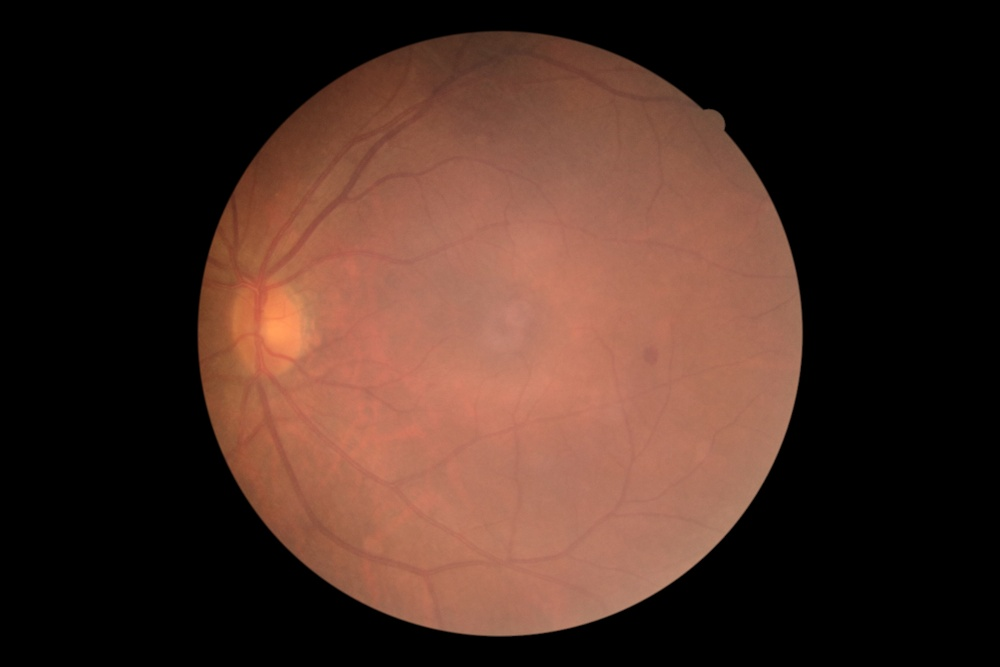
#> input picture datasets/ddr/test/images/007-2450-100.jpg, 1000 x 667 px, shrunk from 2736 x 1824 before the run
$ python -i util.py   (imports and definitions only)
#> lines starting #> are read from the running program, lines starting #| are printed output that depends on the picture
#> further down, picture is the input picture: shape (667, 1000, 3); mean B, G, R 35.5, 45.1, 71.9
import albumentations as A
import cv2
import numpy as np

from util_keypoints import transform_keypoints, remap_labels

# [1 line not run here, left out]

# [114 lines left out: functions save, read, parse_cordinates, parse_labels, albumentations_crop, sanitize_pixels and 2 more, not called in this run]

def clahe(img):
    lab = cv2.cvtColor(img, cv2.COLOR_BGR2LAB)
#> lab: shape (667, 1000, 3); mean of channels 0, 1, 2 55.4, 137.7, 137.9
    l, a, b = cv2.split(lab)
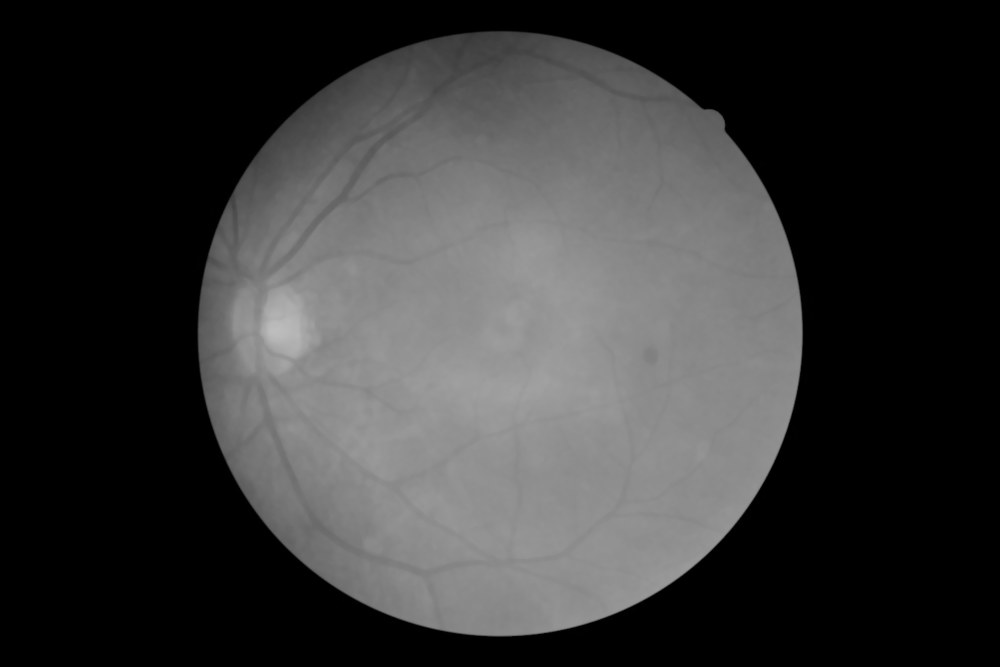
#> l: shape (667, 1000); min 0, max 189, mean 55.4
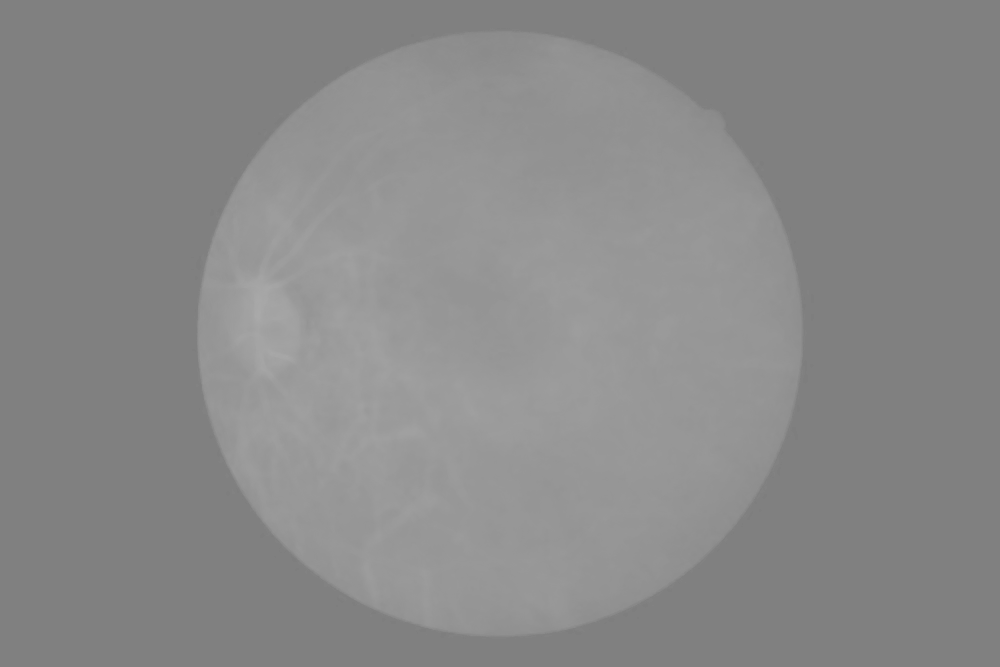
#> a: shape (667, 1000); min 126, max 169, mean 137.7
    image_clahe = cv2.createCLAHE(clipLimit=6, tileGridSize=(8, 8))
    cl = image_clahe.apply(l)
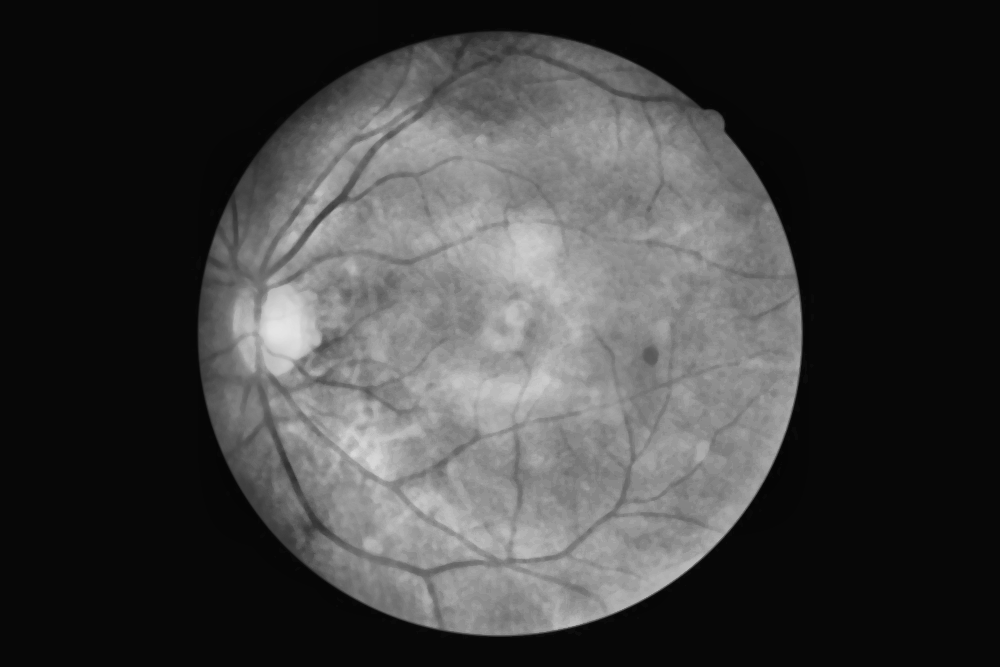
#> cl: shape (667, 1000); min 5, max 230, mean 62.7
    limg = cv2.merge((cl, a, b))
#> limg: shape (667, 1000, 3); mean of channels 0, 1, 2 62.7, 137.7, 137.9
    return cv2.cvtColor(limg, cv2.COLOR_LAB2BGR)
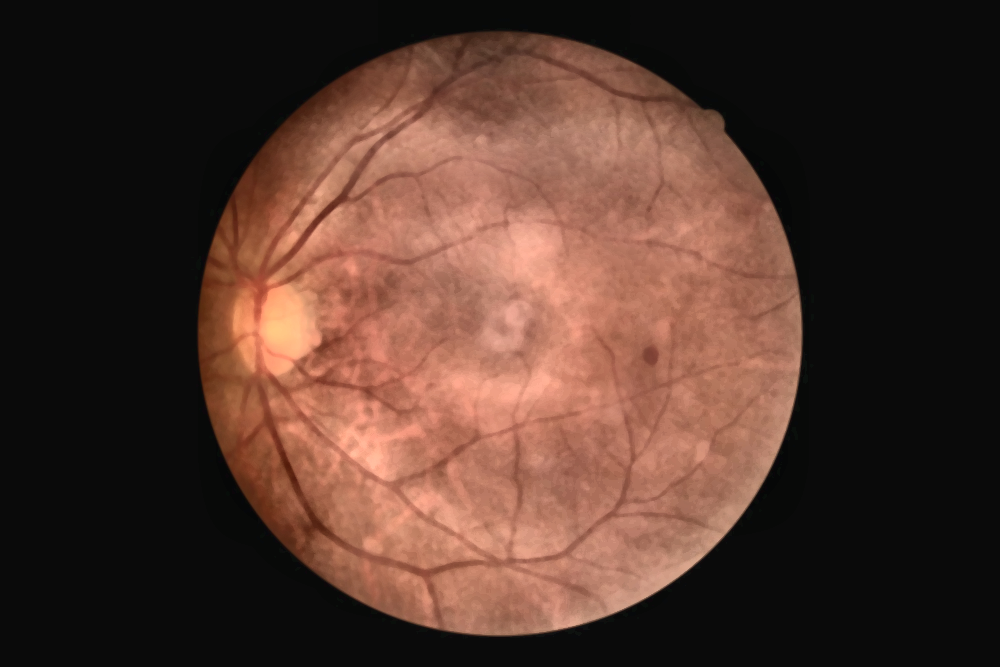
#> returned value: shape (667, 1000, 3); mean B, G, R 44.4, 54.2, 81.1

def apply_pre_process(image):
    image_median_filter = cv2.medianBlur(src=image, ksize=5)
    image_clahe = clahe(image_median_filter)
    image_bilateral_filter = cv2.bilateralFilter(src=image_clahe, d=9, sigmaColor=75, sigmaSpace=75)
    return image_bilateral_filter

>>> import cv2
>>> picture = cv2.imread('../../datasets/ddr/test/images/007-2450-100.jpg')
>>> result = apply_pre_process(picture)

$ run again, on datasets/ddr/test/images/007-2481-100.jpg
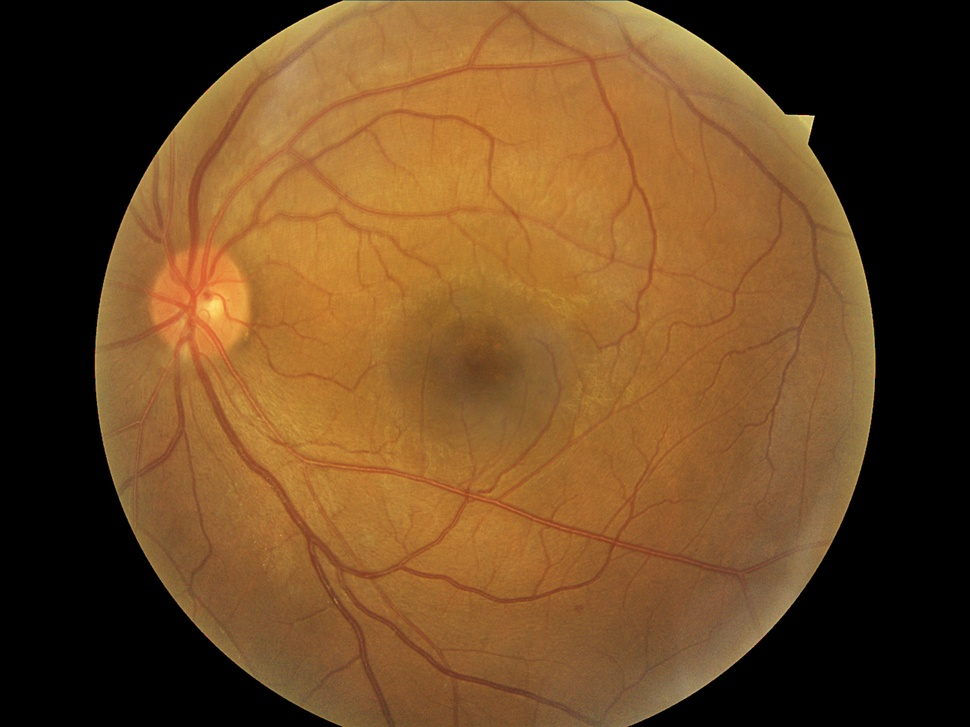
#> input picture datasets/ddr/test/images/007-2481-100.jpg, 970 x 727 px, shrunk from 2592 x 1944 before the run
#> picture is the input picture: shape (727, 970, 3); mean B, G, R 35.9, 72.5, 107.6
#> lab: shape (727, 970, 3); mean of channels 0, 1, 2 85.7, 138.3, 153.5
#> in clahe, `cl = image_clahe.apply(l)`:
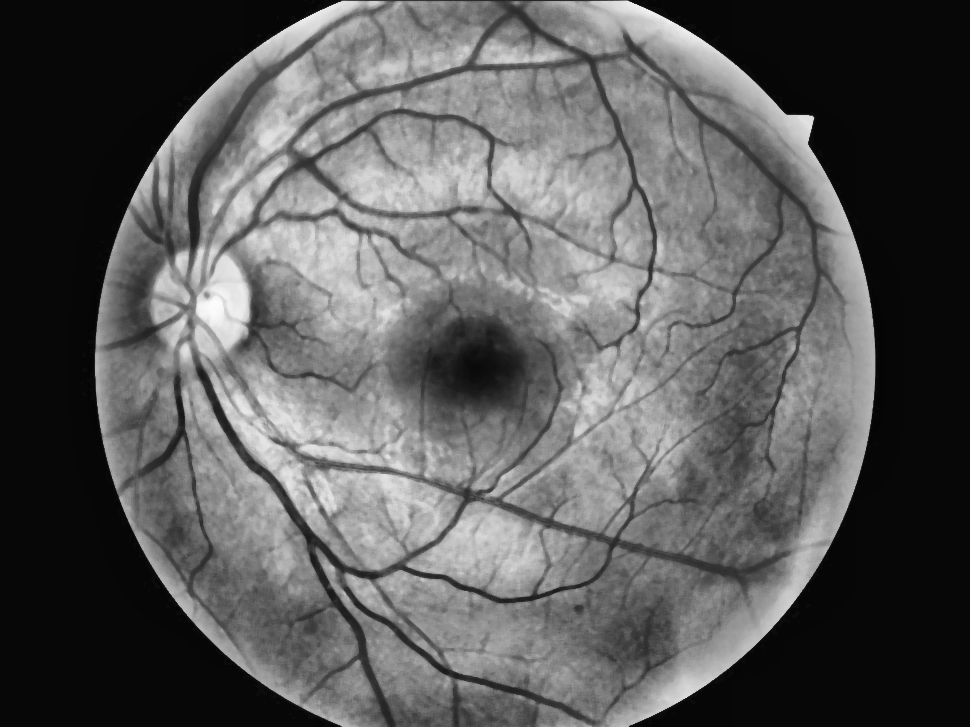
#> cl: shape (727, 970); min 4, max 252, mean 90.6
#> limg: shape (727, 970, 3); mean of channels 0, 1, 2 90.6, 138.3, 153.5
#> in clahe, `return cv2.cvtColor(limg, cv2.COLOR_LAB2BGR)`:
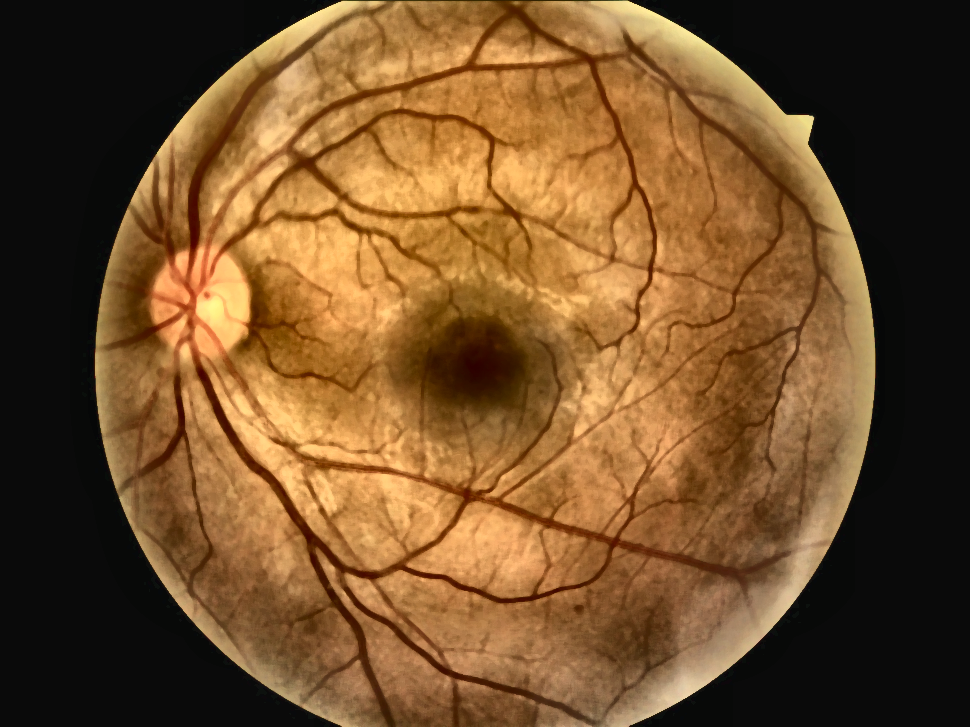
#> returned value: shape (727, 970, 3); mean B, G, R 42.3, 79.1, 114

$ run again, on datasets/ddr/test/images/007-3727-200.jpg
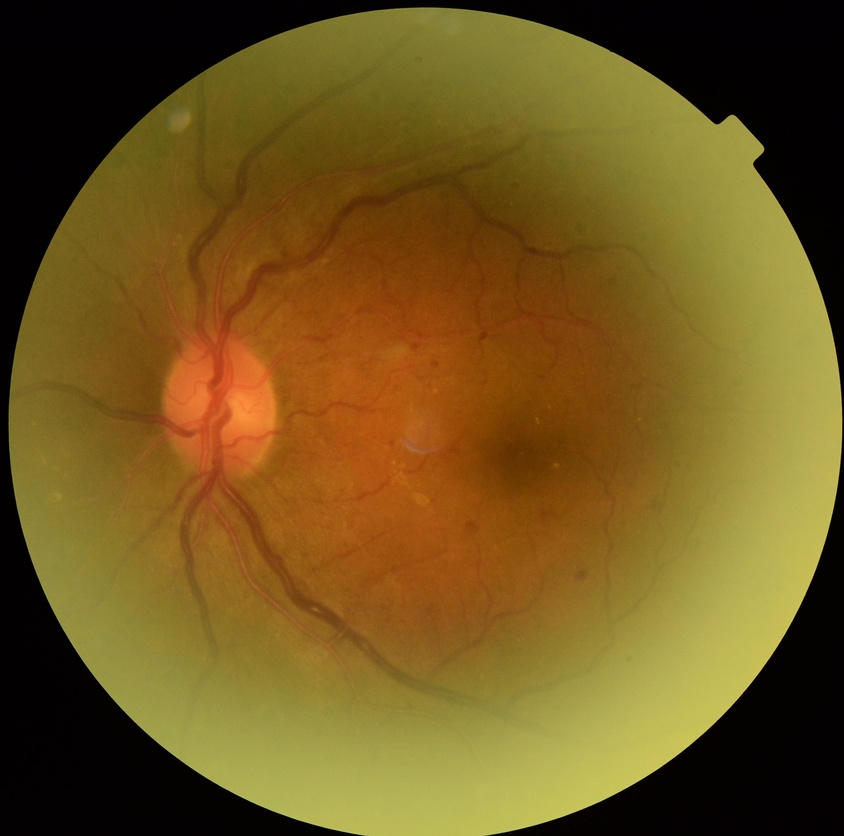
#> input picture datasets/ddr/test/images/007-3727-200.jpg, 844 x 836 px, shrunk from 2960 x 2935 before the run
#> picture is the input picture: shape (836, 844, 3); mean B, G, R 30.4, 86.6, 112.1
#> lab: shape (836, 844, 3); mean of channels 0, 1, 2 97.1, 132.4, 161.8
#> in clahe, `cl = image_clahe.apply(l)`:
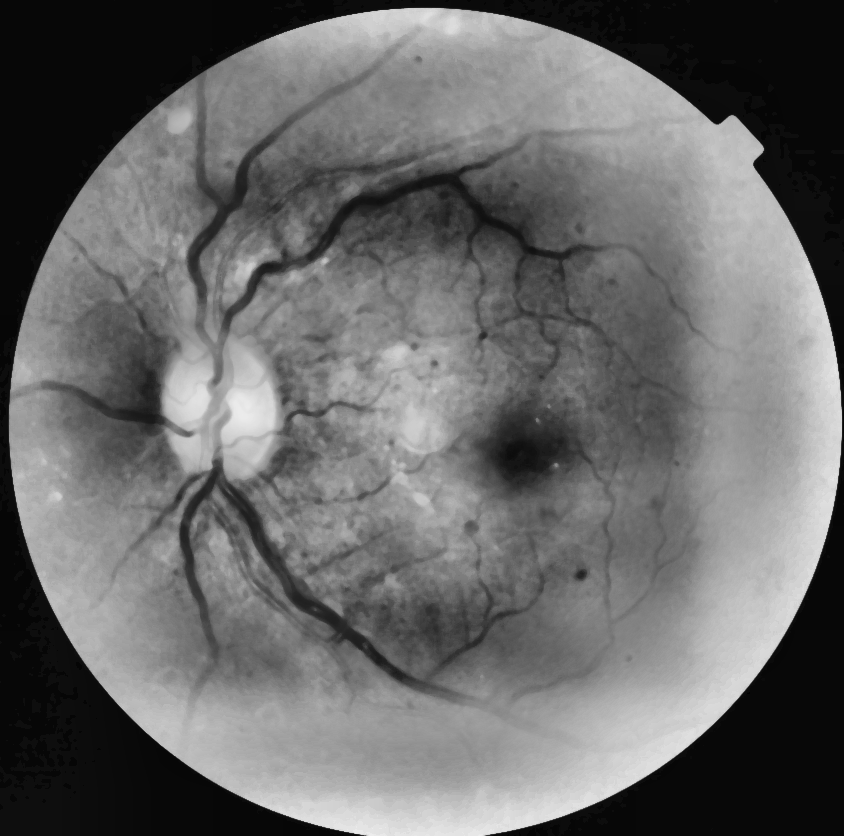
#> cl: shape (836, 844); min 0, max 238, mean 105.1
#> limg: shape (836, 844, 3); mean of channels 0, 1, 2 105.1, 132.4, 161.8
#> in clahe, `return cv2.cvtColor(limg, cv2.COLOR_LAB2BGR)`:
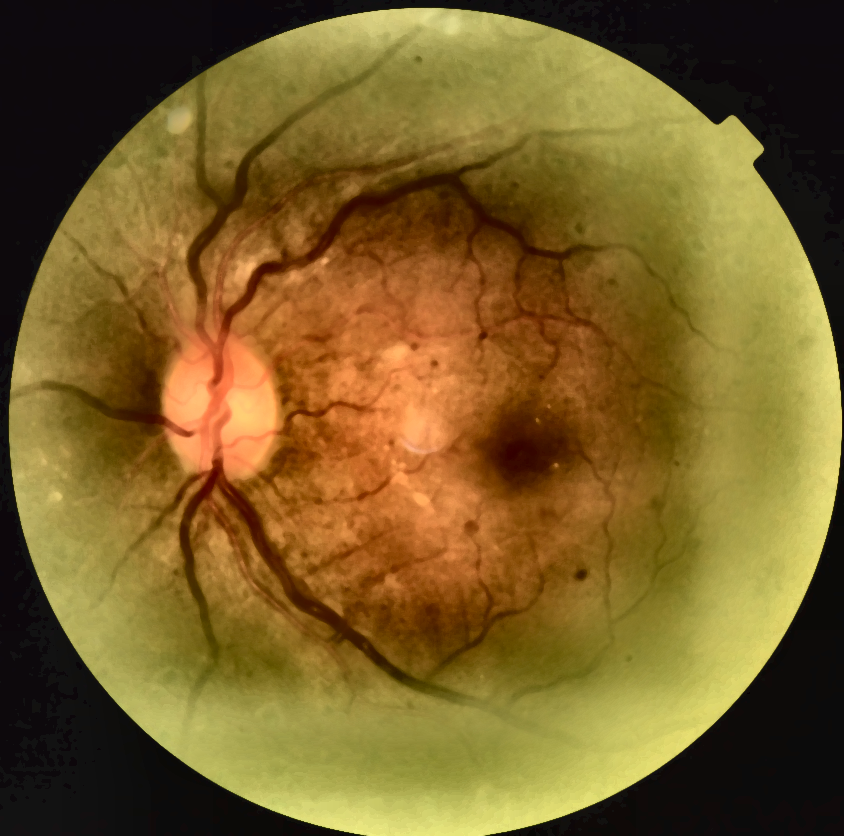
#> returned value: shape (836, 844, 3); mean B, G, R 40.1, 95.6, 121.5

$ run again, on datasets/ddr/test/images/007-3748-200.jpg
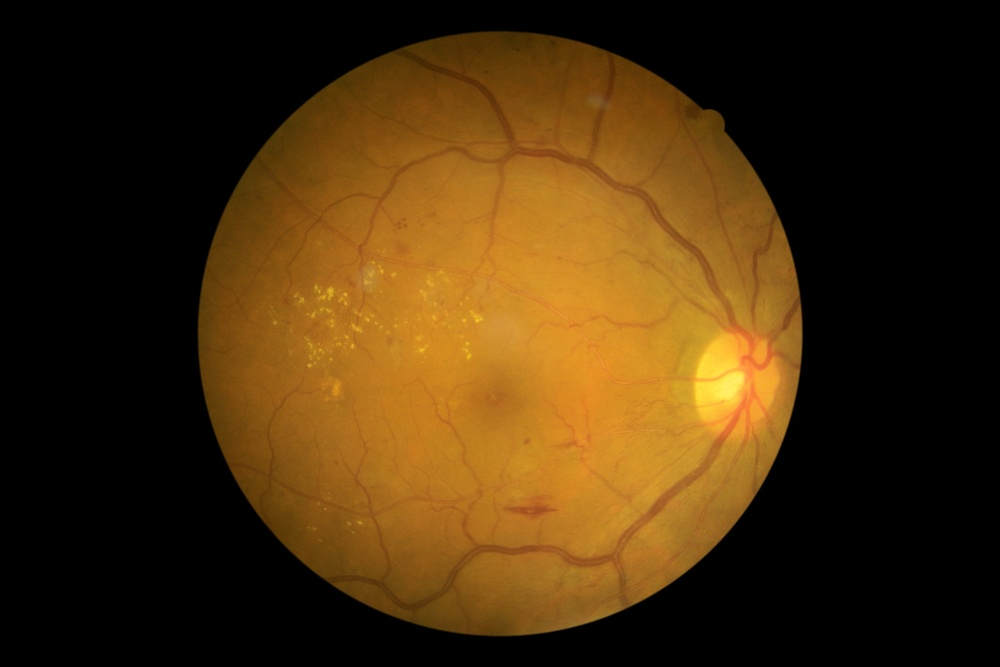
#> input picture datasets/ddr/test/images/007-3748-200.jpg, 1000 x 667 px, shrunk from 2736 x 1824 before the run
#> picture is the input picture: shape (667, 1000, 3); mean B, G, R 12.2, 45.7, 70.4
#> lab: shape (667, 1000, 3); mean of channels 0, 1, 2 54.4, 135.1, 149.2
#> in clahe, `l, a, b = cv2.split(lab)`:
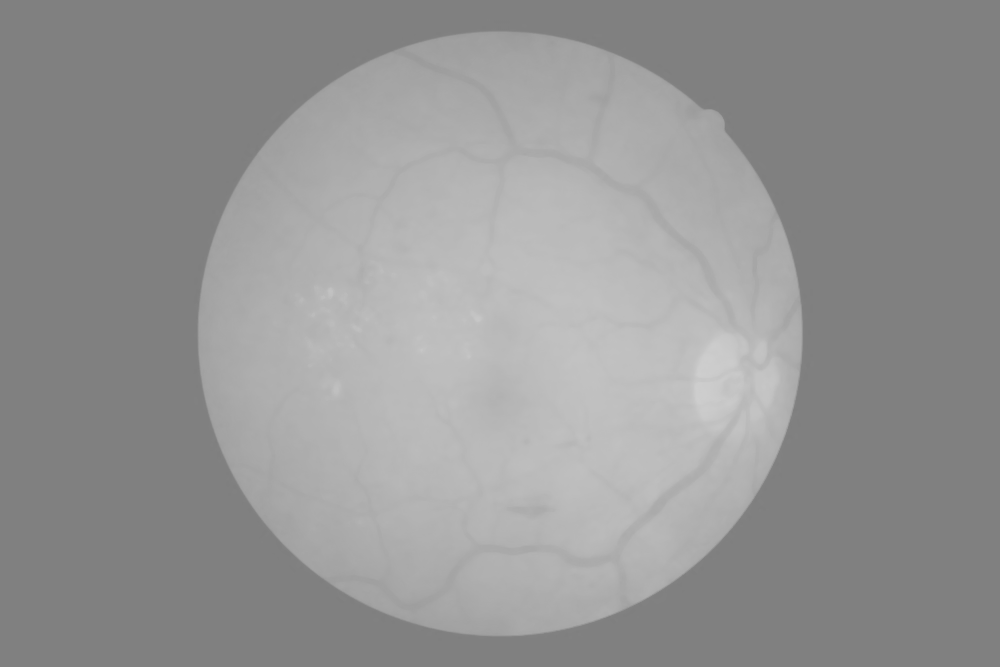
#> b: shape (667, 1000); min 126, max 206, mean 149.2
#> limg: shape (667, 1000, 3); mean of channels 0, 1, 2 61.9, 135.1, 149.2
#> in clahe, `return cv2.cvtColor(limg, cv2.COLOR_LAB2BGR)`:
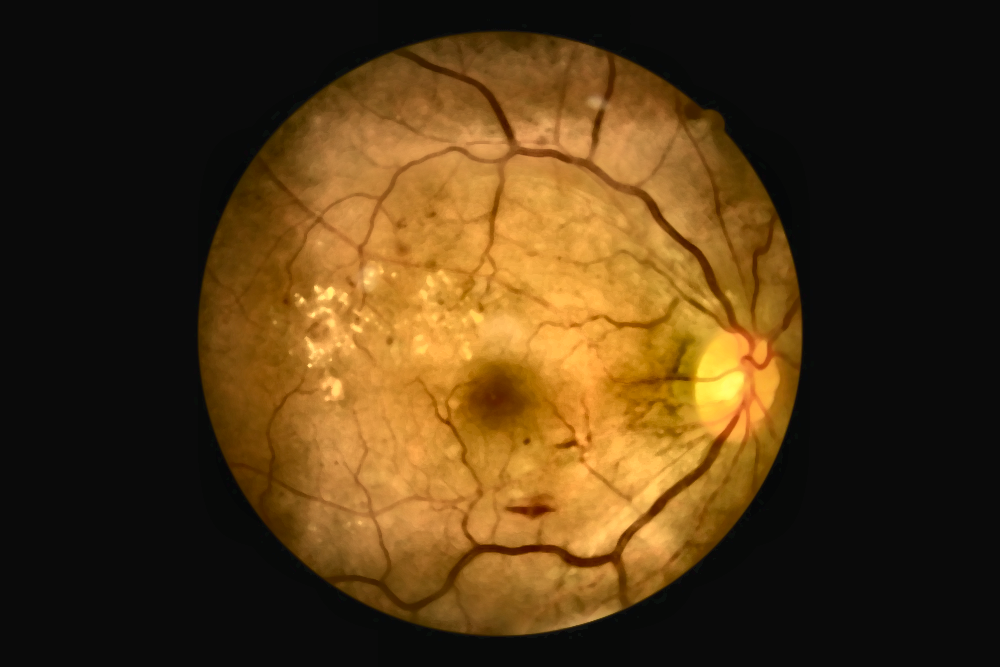
#> returned value: shape (667, 1000, 3); mean B, G, R 21.8, 55.1, 80
